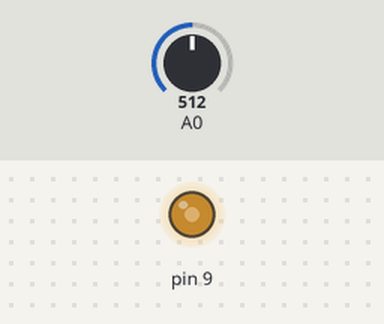
The sketch below on a simulated Arduino Uno, built with avr-gcc and run on an emulated ATmega328P. Parts: output pins drawn as LEDs (lit = HIGH). The inputs (shaded band) are chosen by the test bench; at power-on: A0 = 512.

Above: at 1.2 s.
1.3 s: A0 set to 716
At 2.1 s:
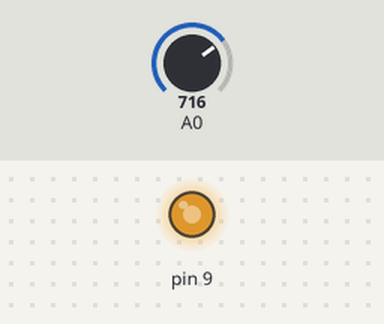
2.8 s: A0 set to 900
At 3.2 s:
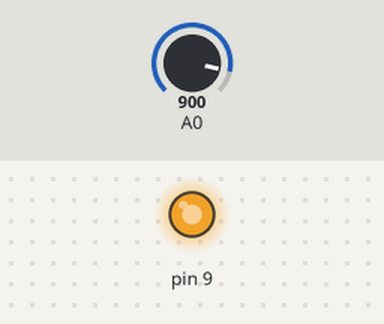
4.3 s: A0 set to 122
At 5.5 s:
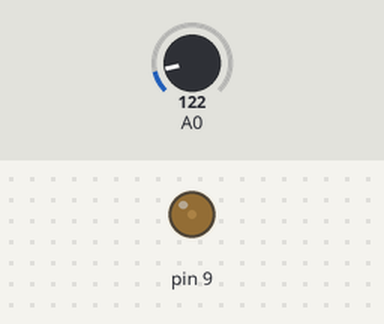
5.8 s: A0 set to 0
At 6.7 s:
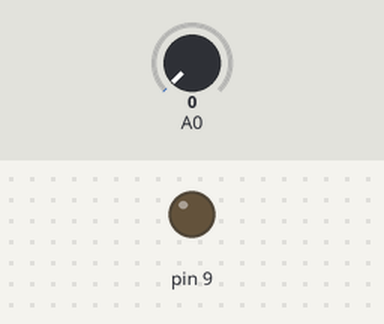
7.3 s: A0 set to 511
At 7.8 s:
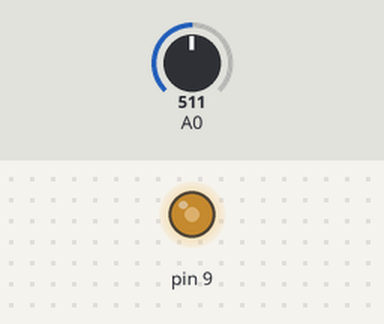
Timing chart, 0 to 9.8 s (numbered marks = the images above; inputs shaded):
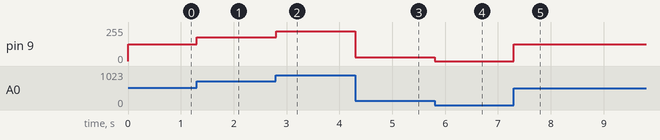

Measured:
- after the input at 1.3 s, pin 9: 127/255 → 178/255 at once
- after the input at 2.8 s, pin 9: 178/255 → 224/255 at once
- after the input at 4.3 s, pin 9: 224/255 → 30/255 at once
- after the input at 5.8 s, pin 9: 30/255 → 0/255 at once
- after the input at 7.3 s, pin 9: 0/255 → 127/255 at once

The sketch:

do_sang_led_qua_chiet_ap.ino
```cpp
int x = 0;
void setup()
{
  pinMode(A0, INPUT);
  pinMode(9, OUTPUT);
}

void loop()
{
  x = analogRead(A0);
  int do_sang = map(x, 0, 1023, 0, 255);
  analogWrite(9, do_sang);
}
```
